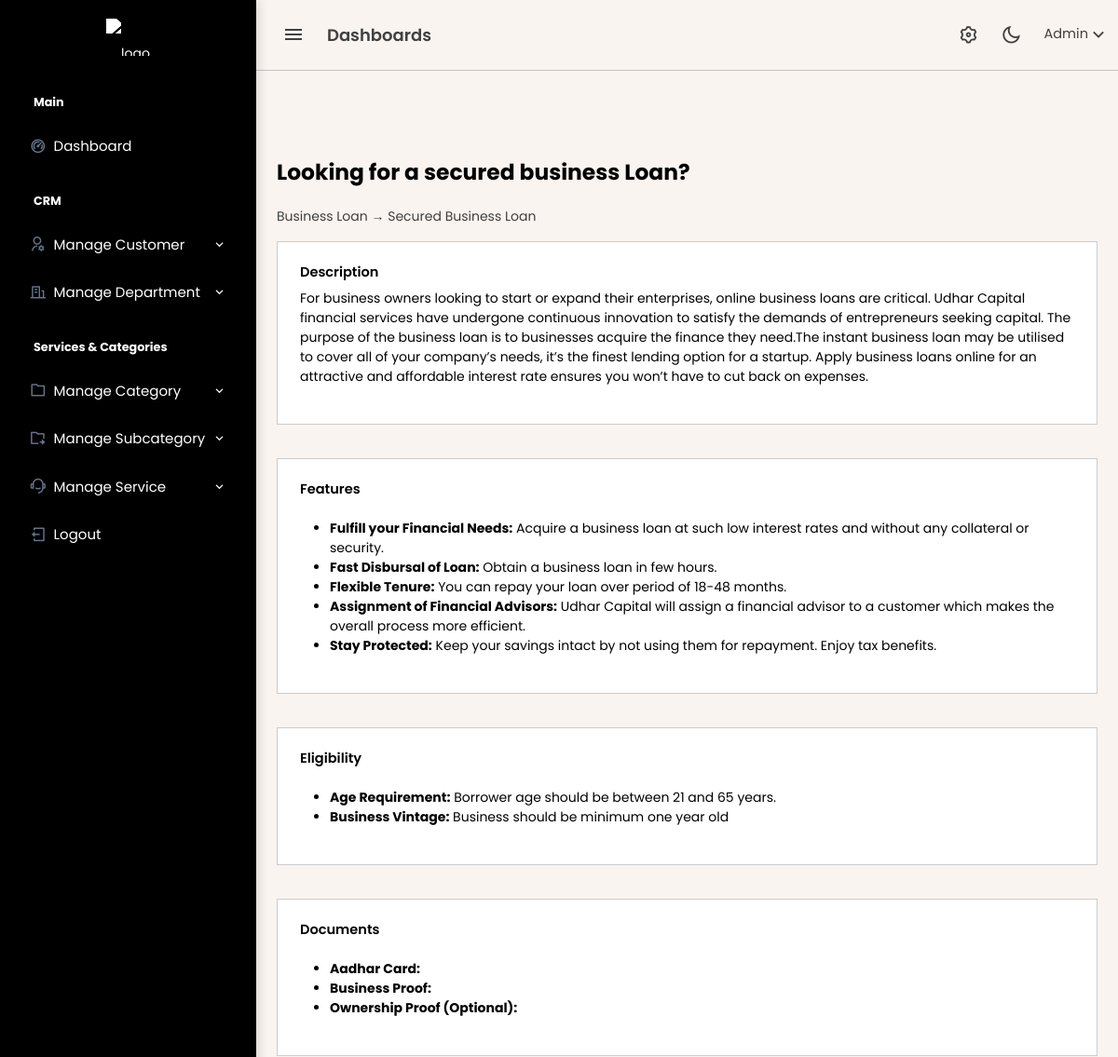
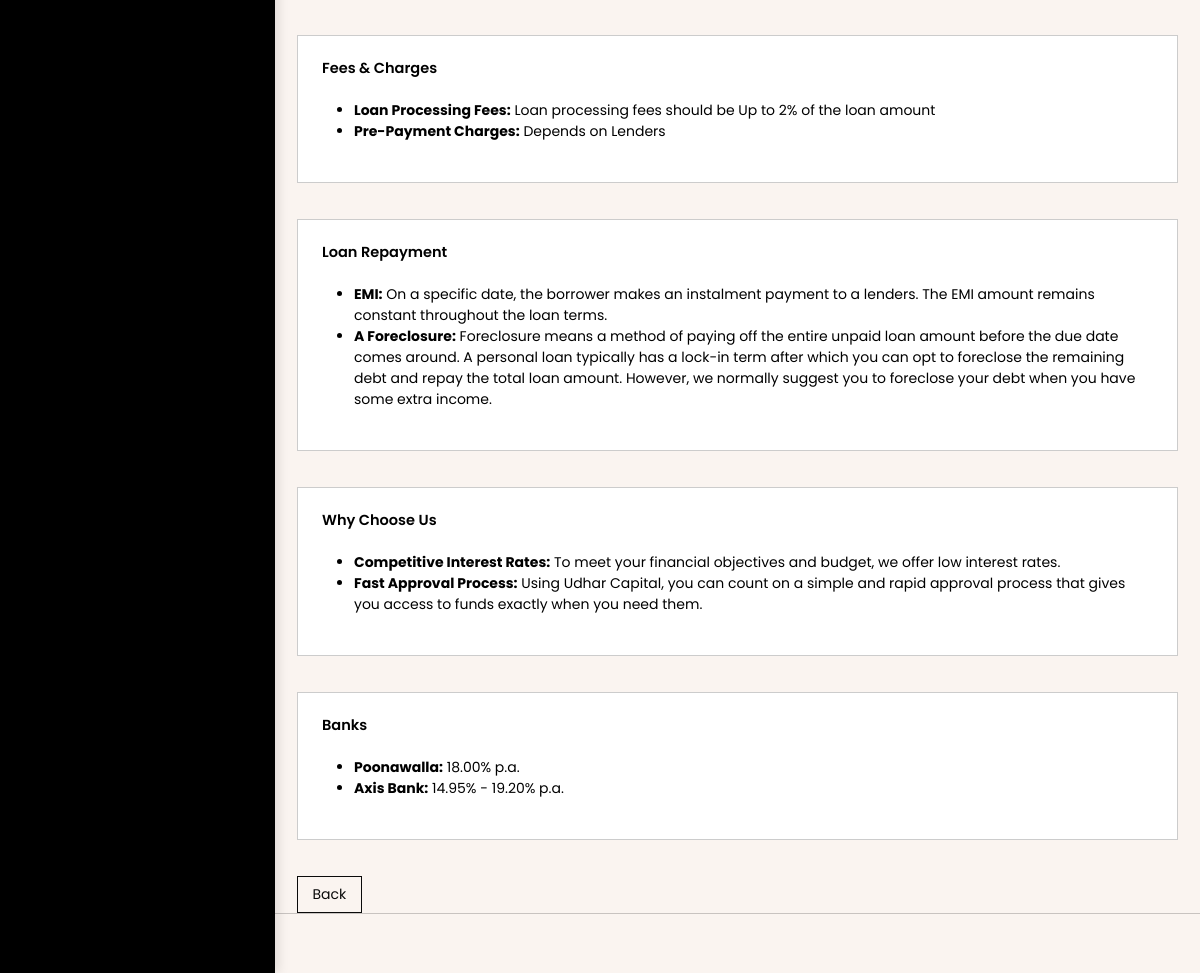
/admin/service_view.php?id=2 (signed in), run on an earlier commit of the app's database (2 pictures, top to bottom).
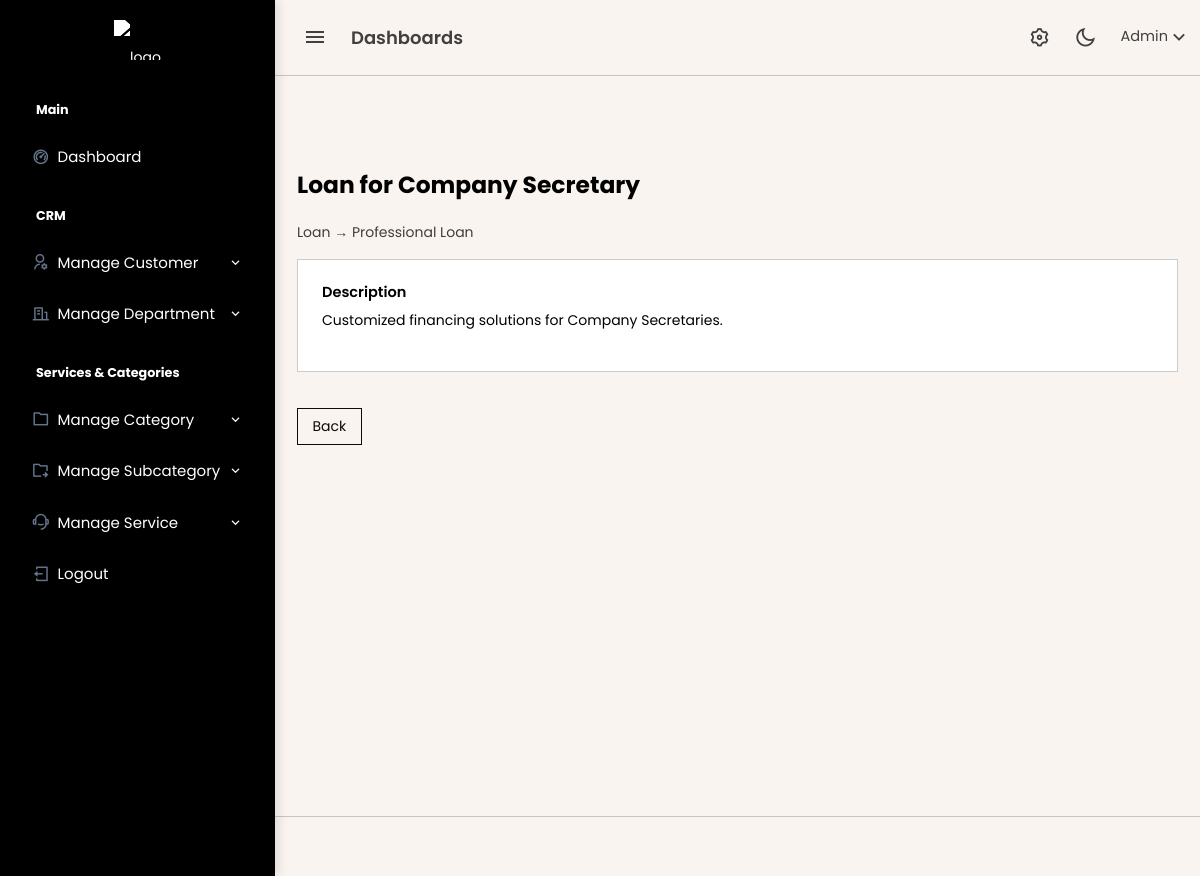
And on a later commit of the database.
### tables this page shows
CREATE TABLE `services` (
  `id` bigint(20) UNSIGNED NOT NULL,
  `category_id` bigint(20) UNSIGNED NOT NULL,
  `sub_category_id` bigint(20) UNSIGNED NOT NULL,
  `service_name` varchar(255) NOT NULL,
  `title` varchar(255) NOT NULL,
  `slug` varchar(255) NOT NULL,
  `short_description` text DEFAULT NULL,
  `long_description` longtext DEFAULT NULL,
  `created_at` timestamp NULL DEFAULT current_timestamp(),
  `updated_at` timestamp NULL DEFAULT current_timestamp() ON UPDATE current_timestamp()
);

CREATE TABLE `service_categories` (
  `id` bigint(20) UNSIGNED NOT NULL,
  `uuid` char(36) NOT NULL DEFAULT uuid(),
  `department` int(11) NOT NULL,
  `category_name` varchar(255) NOT NULL,
  `sequence` int(11) NOT NULL DEFAULT 1,
  `active` tinyint(1) NOT NULL DEFAULT 1,
  `live` tinyint(1) NOT NULL DEFAULT 1,
  `created_at` timestamp NULL DEFAULT current_timestamp(),
  `updated_at` timestamp NULL DEFAULT current_timestamp() ON UPDATE current_timestamp()
);

CREATE TABLE `services_subcategories` (
  `id` bigint(20) UNSIGNED NOT NULL,
  `uuid` char(36) NOT NULL DEFAULT uuid(),
  `category_id` bigint(20) UNSIGNED NOT NULL,
  `sub_category_name` varchar(255) NOT NULL,
  `sequence` int(11) NOT NULL DEFAULT 1,
  `status` enum('active','inactive') NOT NULL DEFAULT 'active',
  `live` tinyint(1) NOT NULL DEFAULT 1,
  `created_at` timestamp NULL DEFAULT current_timestamp(),
  `updated_at` timestamp NULL DEFAULT current_timestamp() ON UPDATE current_timestamp()
);

CREATE TABLE `service_features` (
  `id` bigint(20) UNSIGNED NOT NULL,
  `service_id` bigint(20) UNSIGNED NOT NULL,
  `title` varchar(255) NOT NULL,
  `description` text DEFAULT NULL,
  `created_at` timestamp NULL DEFAULT current_timestamp(),
  `updated_at` timestamp NULL DEFAULT current_timestamp() ON UPDATE current_timestamp()
);

CREATE TABLE `service_eligibility_criteria` (
  `id` bigint(20) UNSIGNED NOT NULL,
  `service_id` bigint(20) UNSIGNED NOT NULL,
  `criteria_key` varchar(255) NOT NULL,
  `criteria_value` text NOT NULL,
  `created_at` timestamp NULL DEFAULT current_timestamp(),
  `updated_at` timestamp NULL DEFAULT current_timestamp() ON UPDATE current_timestamp()
);

CREATE TABLE `service_documents` (
  `id` bigint(20) UNSIGNED NOT NULL,
  `service_id` bigint(20) UNSIGNED NOT NULL,
  `doc_name` varchar(255) NOT NULL,
  `disclaimer` text DEFAULT NULL,
  `created_at` timestamp NULL DEFAULT current_timestamp(),
  `updated_at` timestamp NULL DEFAULT current_timestamp() ON UPDATE current_timestamp()
);

CREATE TABLE `service_fees_charges` (
  `id` bigint(20) UNSIGNED NOT NULL,
  `service_id` bigint(20) UNSIGNED NOT NULL,
  `fee_key` varchar(255) NOT NULL,
  `fee_value` text NOT NULL,
  `created_at` timestamp NULL DEFAULT current_timestamp(),
  `updated_at` timestamp NULL DEFAULT current_timestamp() ON UPDATE current_timestamp()
);

CREATE TABLE `service_loan_repayment` (
  `id` bigint(20) UNSIGNED NOT NULL,
  `service_id` bigint(20) UNSIGNED NOT NULL,
  `title` varchar(255) NOT NULL,
  `description` text DEFAULT NULL,
  `created_at` timestamp NULL DEFAULT current_timestamp(),
  `updated_at` timestamp NULL DEFAULT current_timestamp() ON UPDATE current_timestamp()
);

CREATE TABLE `service_why_choose_us` (
  `id` bigint(20) UNSIGNED NOT NULL,
  `service_id` bigint(20) UNSIGNED NOT NULL,
  `image` varchar(255) DEFAULT NULL,
  `title` varchar(255) NOT NULL,
  `description` text DEFAULT NULL,
  `created_at` timestamp NULL DEFAULT current_timestamp(),
  `updated_at` timestamp NULL DEFAULT current_timestamp() ON UPDATE current_timestamp()
);

CREATE TABLE `service_banks` (
  `id` bigint(20) UNSIGNED NOT NULL,
  `service_id` bigint(20) UNSIGNED NOT NULL,
  `bank_key` varchar(255) NOT NULL,
  `bank_value` text NOT NULL,
  `created_at` timestamp NULL DEFAULT current_timestamp(),
  `updated_at` timestamp NULL DEFAULT current_timestamp() ON UPDATE current_timestamp()
);

### admin/service_view.php (the view, shortened to what this page needs)
<?php
include 'db/config.php';
$id = (int)($_GET['id'] ?? 0);
$service = mysqli_fetch_assoc(mysqli_query($conn,"
    SELECT s.*, c.category_name, sc.sub_category_name
    FROM services s
    LEFT JOIN service_categories c ON c.id=s.category_id
    LEFT JOIN services_subcategories sc ON sc.id=s.sub_category_id
    WHERE s.id=$id
"));
$features = mysqli_query($conn,"SELECT * FROM service_features WHERE service_id=$id");
$eligibility = mysqli_query($conn,"SELECT * FROM service_eligibility_criteria WHERE service_id=$id");
$documents = mysqli_query($conn,"SELECT * FROM service_documents WHERE service_id=$id");
$fees = mysqli_query($conn,"SELECT * FROM service_fees_charges WHERE service_id=$id");
$repayment = mysqli_query($conn,"SELECT * FROM service_loan_repayment WHERE service_id=$id");
$why = mysqli_query($conn,"SELECT * FROM service_why_choose_us WHERE service_id=$id");
$banks = mysqli_query($conn,"SELECT * FROM service_banks WHERE service_id=$id");
include 'header.php';
include 'topbar.php';
include 'sidebar.php';
?>
<div class="content-page">
<div class="content">
<div class="container-fluid pt-5">
<h3 class="fw-bold mb-3"><?= htmlspecialchars($service['title']) ?></h3>
<p class="text-muted">
    <?= htmlspecialchars($service['category_name']) ?> →
    <?= htmlspecialchars($service['sub_category_name']) ?>
</p>
<div class="card card-modern mb-4">
<div class="card-body">
<h5>Description</h5>
<p><?= nl2br(htmlspecialchars($service['long_description'])) ?></p>
</div>
</div>
<?php
function render_list($title, $rs, $key='title', $val='description'){
    if(mysqli_num_rows($rs)==0) return;
    echo "<div class='card card-modern mb-4'><div class='card-body'>";
    echo "<h5 class='mb-3'>$title</h5><ul>";
    while($r=mysqli_fetch_assoc($rs)){
        echo "<li><strong>".htmlspecialchars($r[$key]).":</strong> ".htmlspecialchars($r[$val])."</li>";
    }
    echo "</ul></div></div>";
}
render_list('Features', $features);
?>
<a href="services.php" class="btn btn-outline-dark">Back</a>
</div>
</div>
</div>
<?php include 'footer.php'; ?>

### admin/sidebar.php (shortened to what this page needs)
<?php
$current_page = basename($_SERVER['PHP_SELF']);
$dept_active     = in_array($current_page, ['add-department.php', 'departments.php']);
$customer_active = in_array($current_page, ['add-customer.php', 'customers.php']);
$cat_active      = in_array($current_page, ['category_add.php', 'category.php']);
$subcat_active   = in_array($current_page, ['subcategory_add.php', 'subcategory.php']);
$service_active  = in_array($current_page, ['service_add.php', 'services.php', 'plan-work.php']);
?>
<div class="leftside-menu">
    <a href="dashboard.php" class="logo text-center d-block">
        <span class="logo-lg">
            <img src="uploads/logo-ravi.png" alt="logo" style="max-height: 40px; margin: 20px 0; filter: brightness(0) invert(1);">
        </span>
    </a>
    <div data-simplebar class="h-100">
        <ul class="side-nav">
            <li class="side-nav-title">Main</li>
            <li class="side-nav-item <?= ($current_page == 'dashboard.php') ? 'active' : '' ?>">
                <a href="dashboard.php" class="side-nav-link">
                    <i class="ri-dashboard-2-line"></i>
                    <span>Dashboard</span>
                </a>
            </li>
            <li class="side-nav-title">CRM</li>
            <li class="side-nav-item <?= $customer_active ? 'active' : '' ?>">
                <a href="javascript:void(0);" class="side-nav-link has-arrow">
                    <i class="ri-user-settings-line"></i>
                    <span>Manage Customer</span>
                </a>
            </li>
            <li class="side-nav-item <?= $dept_active ? 'active' : '' ?>">
                <a href="javascript:void(0);" class="side-nav-link has-arrow">
                    <i class="ri-building-line"></i>
                    <span>Manage Department</span>
                </a>
            </li>
            <li class="side-nav-title">Services & Categories</li>
            <li class="side-nav-item <?= $cat_active ? 'active' : '' ?>">
                <a href="javascript:void(0);" class="side-nav-link has-arrow">
                    <i class="ri-folder-line"></i>
                    <span>Manage Category</span>
                </a>
            </li>
            <li class="side-nav-item <?= $subcat_active ? 'active' : '' ?>">
                <a href="javascript:void(0);" class="side-nav-link has-arrow">
                    <i class="ri-folder-shared-line"></i>
                    <span>Manage Subcategory</span>
                </a>
            </li>
            <li class="side-nav-item <?= $service_active ? 'active' : '' ?>">
                <a href="javascript:void(0);" class="side-nav-link has-arrow">
                    <i class="ri-customer-service-2-line"></i>
                    <span>Manage Service</span>
                </a>
            </li>
            <li class="side-nav-item">
                <a href="logout.php" class="side-nav-link text-danger">
                    <i class="ri-logout-box-line"></i>
                    <span>Logout</span>
                </a>
            </li>
        </ul>
    </div>
</div>

What changed in the data, as far as the page shows it:
no longer on this page (row edited): service_features: title "Fulfill your Financial Needs", description "Acquire a business loan at such low interest rates and without any collateral or security."
no longer on this page (row edited): service_features: title "Fast Disbursal of Loan", description "Obtain a business loan in few hours."
removed service_features: title "Flexible Tenure", description "You can repay your loan over period of 18-48 months."
removed service_features: title "Assignment of Financial Advisors", description "Udhar Capital will assign a financial advisor to a customer which makes the overall process more efficient."
removed service_features: title "Stay Protected", description "Keep your savings intact by not using them for repayment. Enjoy tax benefits."
no longer on this page (row edited): service_eligibility_criteria: criteria_key "Age Requirement", criteria_value "Borrower age should be between 21 and 65 years."
no longer on this page (row edited): service_eligibility_criteria: criteria_key "Business Vintage", criteria_value "Business should be minimum one year old"
no longer on this page (row edited): service_documents: doc_name "Aadhar Card"
no longer on this page (row edited): service_documents: doc_name "Business Proof"
removed service_documents: doc_name "Ownership Proof (Optional)"
no longer on this page (row edited): service_fees_charges: fee_key "Loan Processing Fees", fee_value "Loan processing fees should be Up to 2% of the loan amount"
no longer on this page (row edited): service_fees_charges: fee_key "Pre-Payment Charges", fee_value "Depends on Lenders"
no longer on this page (row edited): service_loan_repayment: title "EMI", description "On a specific date, the borrower makes an instalment payment to a lenders. The EMI amount remains constant throughout the loan terms."
no longer on this page (row edited): service_loan_repayment: title "A Foreclosure", description "Foreclosure means a method of paying off the entire unpaid loan amount before the due date comes around. A personal loan typically has a lock-in term after which you can opt to foreclose the remaining debt and repay the total loan amount. However, we normally suggest you to foreclose your debt when you have some extra income."
no longer on this page (row edited): service_why_choose_us: title "Competitive Interest Rates", description "To meet your financial objectives and budget, we offer low interest rates."
no longer on this page (row edited): service_why_choose_us: title "Fast Approval Process", description "Using Udhar Capital, you can count on a simple and rapid approval process that gives you access to funds exactly when you need them."
no longer on this page (row edited): service_banks: bank_key "Poonawalla", bank_value "18.00% p.a."
no longer on this page (row edited): service_banks: bank_key "Axis Bank", bank_value "14.95% - 19.20% p.a."
changed services: title "Looking for a secured business Loan?" → "Loan for Company Secretary"; service_categories.category_name "Business Loan" → "Loan"; services_subcategories.sub_category_name "Secured Business Loan" → "Professional Loan"; long_description "For business owners looking to start or expand their enterprises, online business loans are critical. Udhar Capital financial services have undergone continuous innovation to satisfy the demands of entrepreneurs seeking capital. The purpose of the business loan is to businesses acquire the finance they need.The instant business loan may be utilised to cover all of your company’s needs, it’s the finest lending option for a startup. Apply business loans online for an attractive and affordable interest rate ensures you won’t have to cut back on expenses." → "Customized financing solutions for Company Secretaries."
Also different on the page:
$title: "Features Eligibility Documents Fees & Charges Loan Repayment Why Choose Us Banks" → (not shown)
